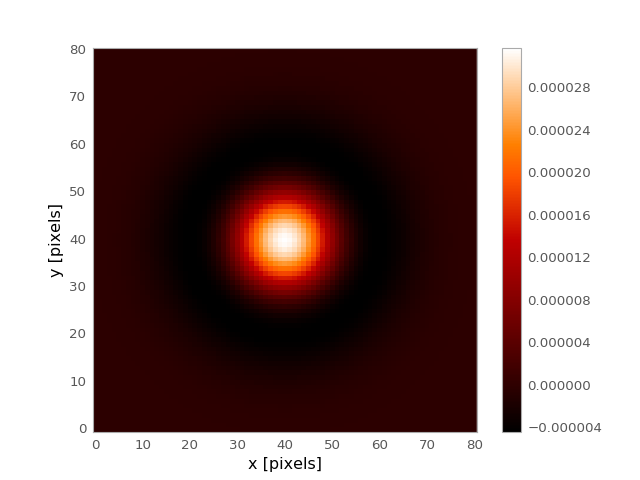

The Python source for this figure:
import matplotlib.pyplot as plt
from astropy.convolution import MexicanHat2DKernel
mexicanhat_2D_kernel = MexicanHat2DKernel(10)
plt.imshow(mexicanhat_2D_kernel, interpolation='none', origin='lower')
plt.xlabel('x [pixels]')
plt.ylabel('y [pixels]')
plt.colorbar()
plt.show()
